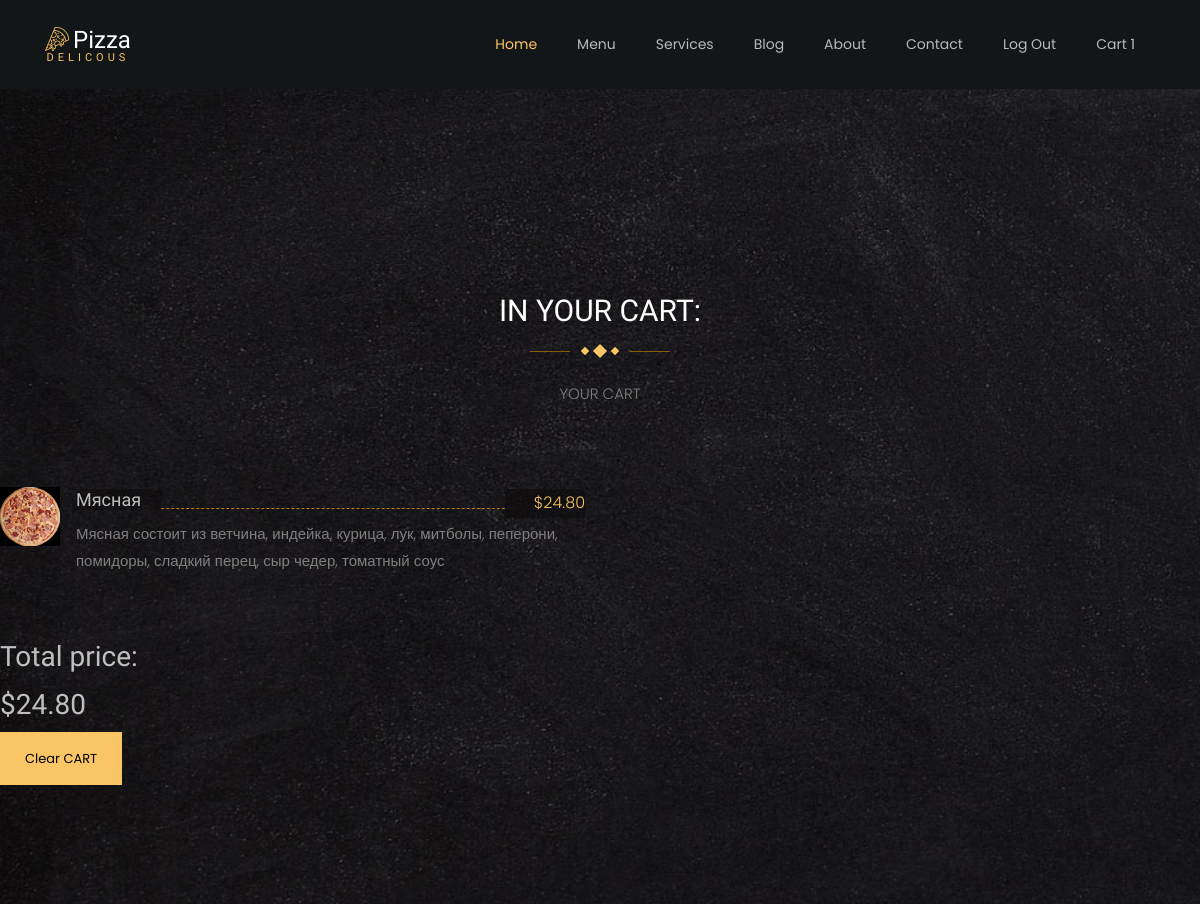
/accounts/cart/ (signed in, upper part), run on an earlier commit of the app's database.
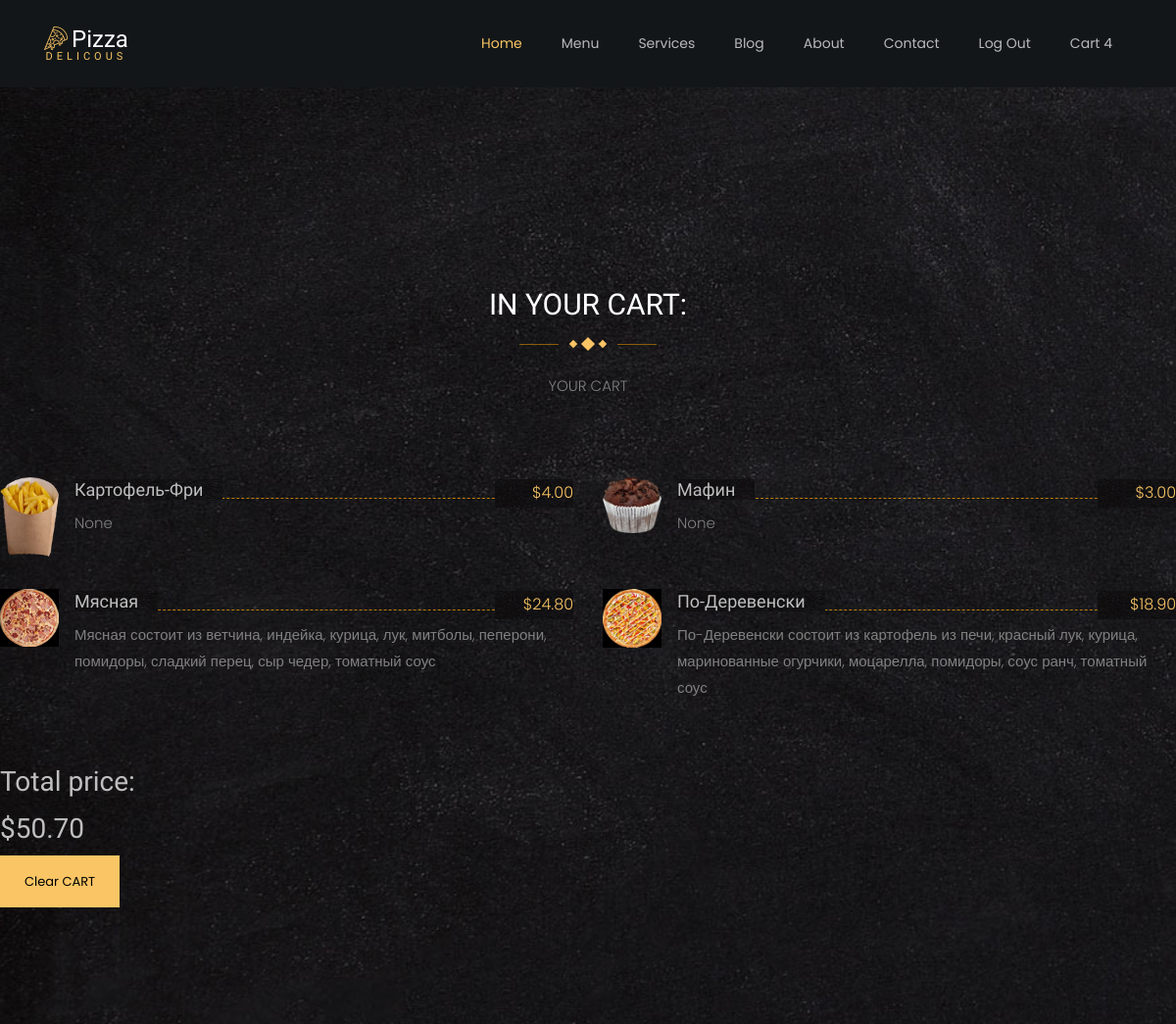
And on a later commit of the database.
### app/models.py (models this page shows, shortened)
class Cart(models.Model):
    user = models.ForeignKey(
        settings.AUTH_USER_MODEL,
        verbose_name='пользователь',
        on_delete=models.DO_NOTHING
    )
    name = models.CharField(
        max_length=120,
        verbose_name='название'
    )
    price = models.DecimalField(
        decimal_places=2,
        max_digits=8,
        default=0,
        verbose_name='цена',
        help_text="Max 999999.99"
    )
    class Meta:
        db_table = 'app_carts'
        verbose_name = 'корзина'
        verbose_name_plural = 'корзины'

class Pizza(models.Model):
    name = models.CharField(
        max_length=24,
        verbose_name='пицца',
        help_text='max 24 symbols'
    )
    price = models.DecimalField(
        decimal_places=2,
        max_digits=5,
        default=0,
        verbose_name='цена',
        help_text='Max 999.99'
    )
    ingridients = models.ManyToManyField(
        'ingridients',
        verbose_name='ингридиенты',
        related_name='ingridient'
    )
    descr = models.CharField(
        max_length=140,
        null=True,
        blank=True,
        verbose_name='описание',
        help_text="Max 140 symbols"
    )
    is_published = models.BooleanField(
        default=False,
        verbose_name='publication'
    )
    image = models.ImageField(
        upload_to='products',
        verbose_name="картинка",
        null=True,
        blank=True
    )
    class Meta:
        db_table = "app_pizza"

class Product(models.Model):
    title = models.CharField(
        max_length=36,
        verbose_name='название',
        help_text='Max 36 symbols'
    )
    descr = models.CharField(
        max_length=140,
        null=True,
        blank=True,
        verbose_name='описание',
        help_text="Max 140 symbols"
    )
    is_published = models.BooleanField(
        default=False,
        verbose_name='publication'
    )
    price = models.DecimalField(
        decimal_places=2,
        max_digits=8,
        default=0,
        verbose_name='цена',
        help_text="Max 999999.99"
    )
    category = models.ForeignKey(
        'Category',
        on_delete=models.PROTECT,
        verbose_name='категория',
        help_text="Max 16 symbols"
    )
    image = models.ImageField(
        upload_to='products',
        verbose_name="картинка",
        null=True,
        blank=True
    )
    class Meta:
        db_table = "app_products"

### registration/views.py (the view)
# urls.py: path('accounts/cart/', CartView.as_view(), name='cart'),
class CartView(LoginRequiredMixin, IndexView):
    template_name = 'registration/cart.html'
    login_url = '/signin/'
    def get(self, request: HttpRequest) -> HttpResponse:
        user = User.objects.filter(username=request.user)[0]
        user_products = Cart.objects.filter(user=request.user.id)
        content = self.get_context_data()
        content['user'] = user
        content['user_products'] = user_products
        prices = []
        for i in user_products:
            for p in content['products']:
                if i.name == p.title:
                    prices.append(p.price)
            for pi in content['pizzas']:
                if i.name == pi.name:
                    prices.append(pi.price)
        total_price = sum(prices)
        content['total_price'] = total_price
        content['count_userproducts'] = len(user_products)
        return render(request, self.template_name, content)

### app/forms.py
class ContactForm(ModelForm):
    class Meta:
        model = Contact
        fields = ('name', 'email', 'message')
        widgets = {
            'name': TextInput(
                attrs={
                    'type': 'text',
                    'class': 'form-control',
                    'placeholder': "First Name"
                }
            ),
            'email': TextInput(
                attrs={
                    'type': 'text',
                    'class': 'form-control',
                    'placeholder': "Last Name"
                }
            ),
            'message': Textarea(
                attrs={
                    'name': '',
                    'id': '',
                    'clos': '30',
                    'row': '3',
                    'class': 'form-control',
                    'placeholder': "Message"
                }
            )
        }

### registration/templates/registration/cart.html (shortened to what this page needs)
{% extends "app/base.html" %}
{% load static %}
{% block content %}
    <section class="ftco-section">
    	<div class="container">
    		<div class="row justify-content-center mb-5 pb-3 mt-5 pt-5">
          <div class="col-md-7 heading-section text-center ftco-animate">
            <h2 class="mb-4">In your cart:</h2>
            <p class="flip"><span class="deg1"></span><span class="deg2"></span><span class="deg3"></span></p>
            <p class="mt-5">YOUR CART</p>
          </div>
			</div>
        </div>
        <div class="row">
			{% for p in products %}
				{% for i in user_products %}
					{% if i.name == p.title %}
					<div class="col-md-6">
						<div class="pricing-entry d-flex ftco-animate">
							{% if p.image %}
							<a href="#{{p.image.url}}" class="menu-img img mb-4"> <img src="{{p.image.url}}" class="menu-img img-fluid" alt=""></a>
							{% endif %}
							<div class="desc pl-3">
								<div class="d-flex text align-items-center">
									<h3><span>{{p.title|title}}</span></h3>
									<span class="price">${{p.price}}</span>
								</div>
								<div class="d-block">
									<p>{{p.descr|title}}</p>
								</div>
							</div>
						</div>
					</div>
					{% endif %}
				{% endfor %}
			{% endfor %}
			{% for p in pizzas %}
				{% for i in user_products %}
					{% if i.name == p.name %}
					<div class="col-md-6">
						<div class="pricing-entry d-flex ftco-animate">
							{% if p.image %}
							<a href="#{{p.image.url}}" class="menu-img img mb-4"> <img src="{{p.image.url}}" class="menu-img img-fluid" alt=""></a>
							{% endif %}
							<div class="desc pl-3">
								<div class="d-flex text align-items-center">
									<h3><span>{{p.name|title}}</span></h3>
									<span class="price">${{p.price}}</span>
								</div>
								<div class="d-block">
									{% for key, value in ing.items %}
									{% if p.name == key %}
									<p>{{p.name|title}} состоит из {{value}}</p>
									{% endif %}
									{% endfor %}
								</div>
							</div>
						</div>
					</div>
					{% endif %}
				{% endfor %}
			{% endfor %}
    	</div>
		<form action="#" method="post">
			<h3><span>Total price:   </span></h3>
			<h3><span class="price">${{total_price}}</span></h3>
			<div class="form-group">
			  <input type="submit" name="action" value="Clear CART" class="btn btn-primary py-3 px-4">
			</div>
		</form>
    </section>
{% endblock %}

What changed in the data, as far as the page shows it:
now on this page (row unchanged): Product: title "Картофель-Фри", price "4.00", descr "None"
added Cart: image (picture)
now on this page (row unchanged): Product: title "Мафин", price "3.00", descr "None"
added Cart: image (picture)
now on this page (row unchanged): Pizza: name "По-Деревенски", price "18.90", name "По-Деревенски"
added Cart: image (picture), ing "картофель из печи, красный лук, курица, маринованные огурчики, моцарелла, помидоры, соус ранч, томатный соус"
Also different on the page:
{{ count_userproducts }}: "1" → "4"
{{ total_price }}: "24.80" → "50.70"
